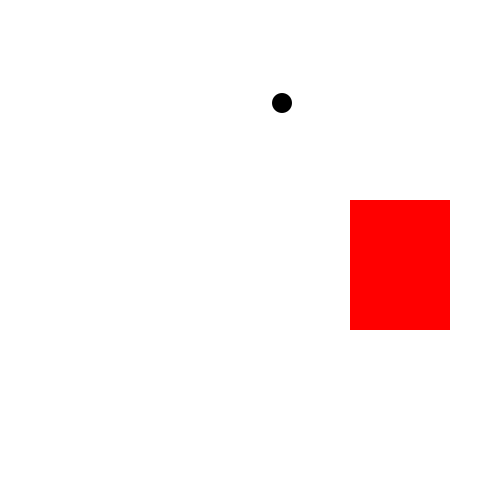
Frame 1 (no input)
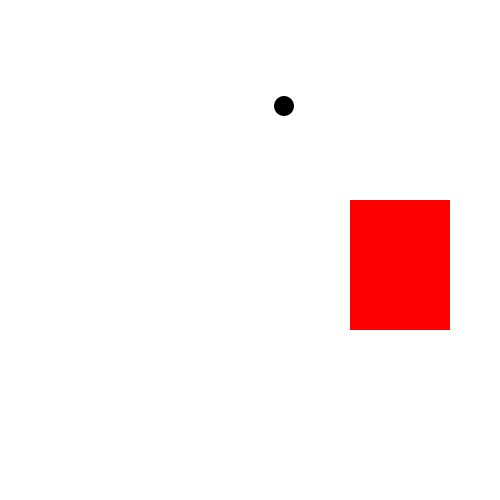
Frame 60 (the mouse pressed at the canvas centre just before this capture)
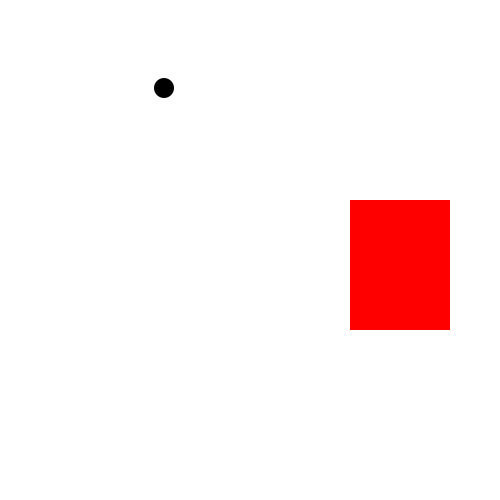
Frame 120 (the mouse held since frame 60 and released just before this capture)

The Processing sketch that drew these frames (run headless with seeded random() and noise(); from frame 60 on, the mouse is pressed at the canvas centre):

// Processing sketch: processing_111838
// ── processing_111838.pde

float incX = 2;
float incY = 3;
float distX = 280;
float distY = 100;
int x = 350;
int y = 200;
int w = 100;
int h = 130;

void setup(){
  size(500, 500);
  smooth();
  background(255);
  noStroke();
}

void draw(){
  
  background(255);
  fill(255, 0, 0);
  rect(x, y, w, h);
  fill(0);
  distX += incX;
  distY += incY;
  if(distX > width-10 || distX < 10){
    incX = incX*-1;
  }
  if(distX > x-10 && distX < x+w+10  && distY > y-10 && distY < y+h+10){
    incX = incX*-1;
    incY = incY*-1;
  }
  if(distY > height-10 || distY < 10){
    incY = incY*-1;
  }
  ellipse(distX, distY, 20, 20);
}
